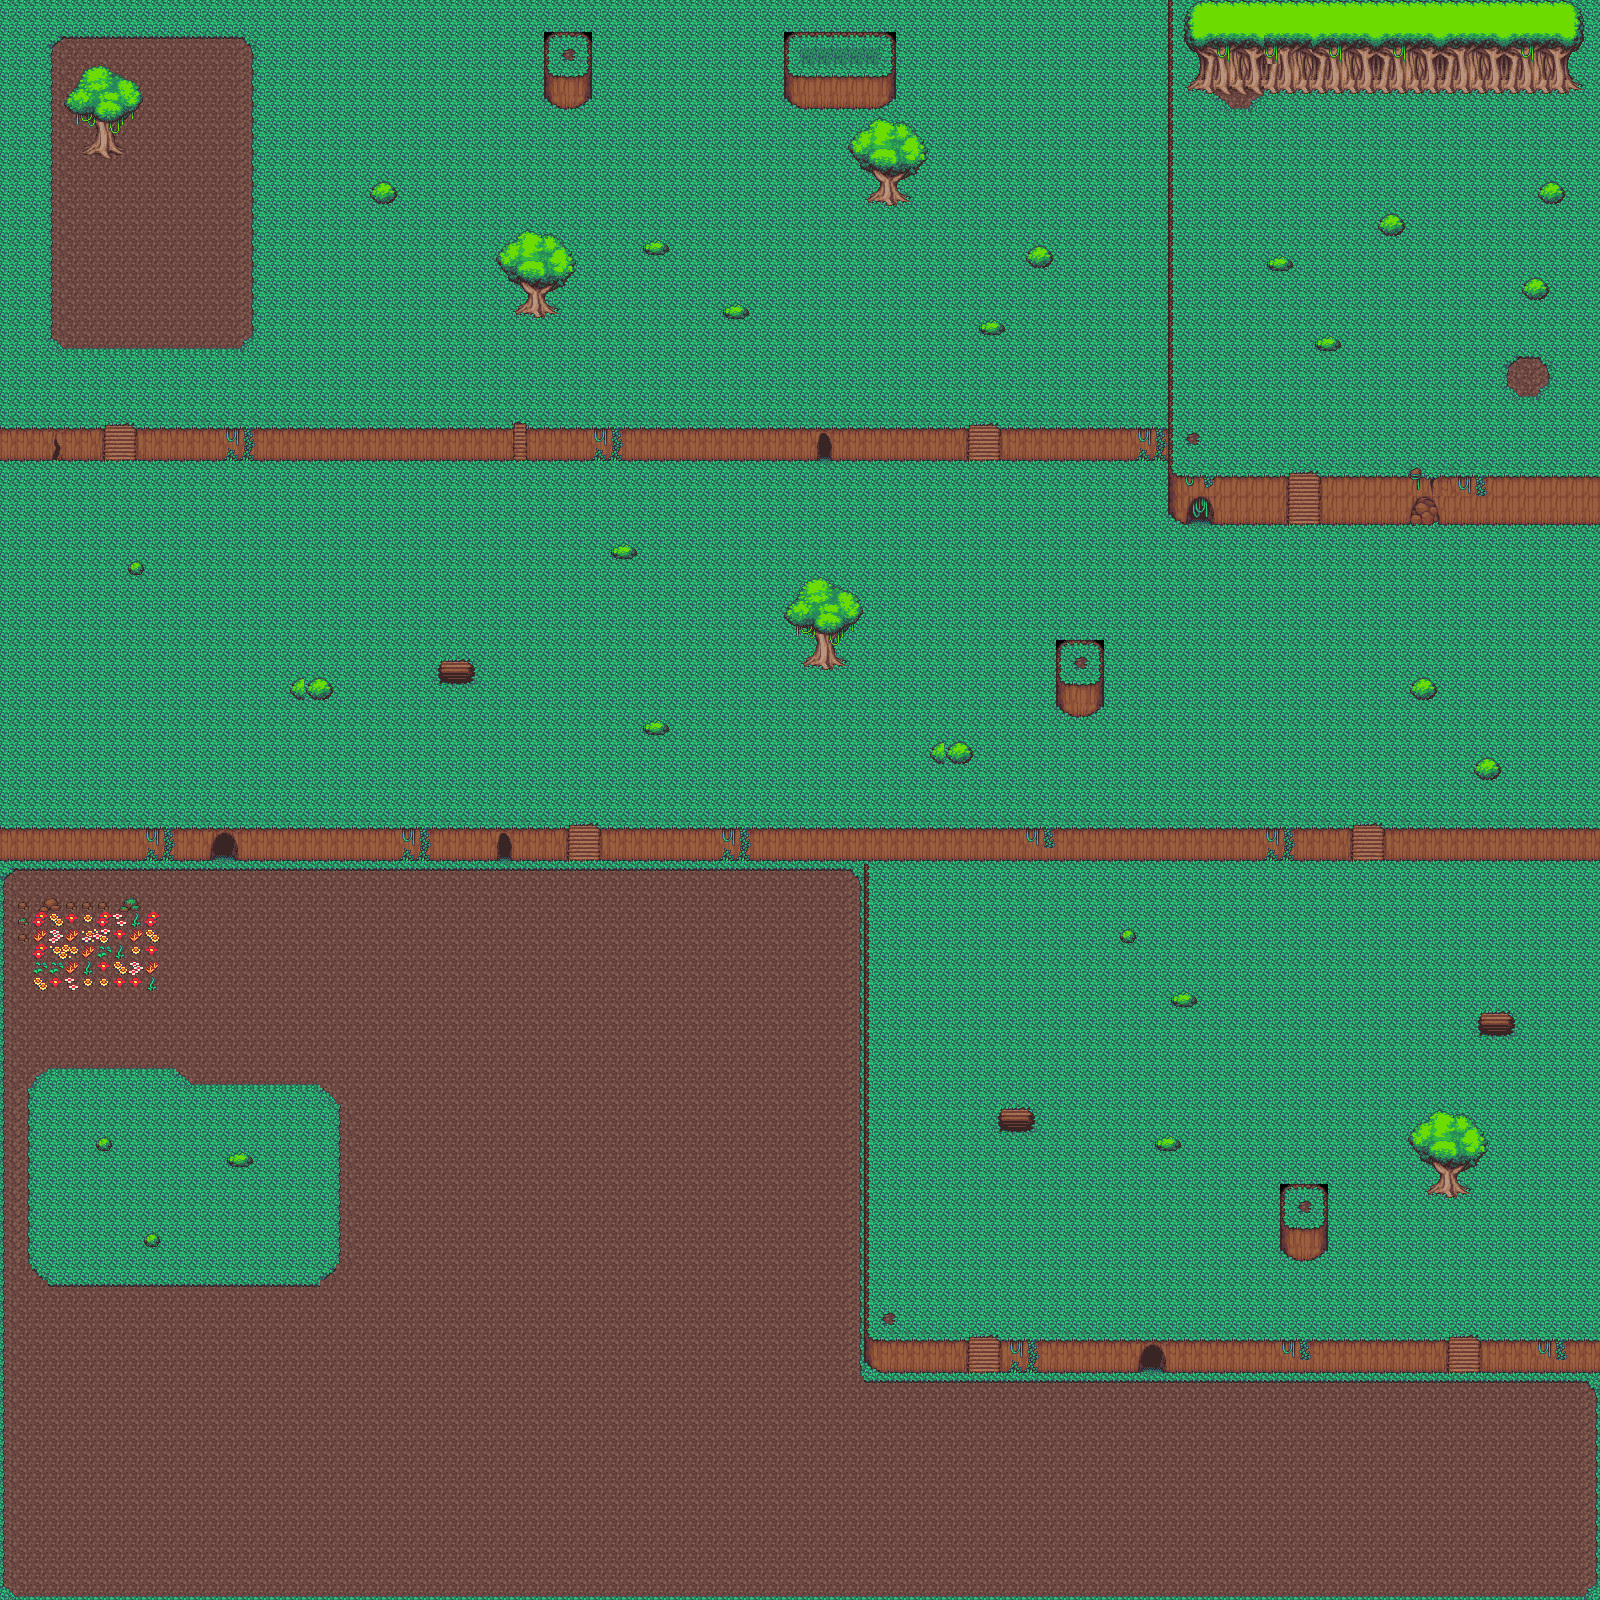

A 2D game scene composited from a Tiled map and its tileset images. What follows is a short description and the map's XML, with each tile layer's data collapsed to a summary:
An orthogonal 100x100 tile map with 16x16 px tiles, 2 tile layers (Tile Layer 1, Tile Layer 2).

<map version="1.2" tiledversion="1.2.0" orientation="orthogonal" renderorder="right-down" width="100" height="100" tilewidth="16" tileheight="16" infinite="0" nextlayerid="3" nextobjectid="1">
 <tileset firstgid="1" name="tf_jungle_tileset" tilewidth="16" tileheight="16" tilecount="462" columns="22">
  <image source="tf_jungle_tileset.png" width="352" height="336" />
  <tile id="133">
   <properties>
    <property name="blocked" value="" />
   </properties>
  </tile>
  <tile id="134">
   <properties>
    <property name="blocked" value="" />
   </properties>
  </tile>
  <tile id="135">
   <properties>
    <property name="blocked" value="" />
   </properties>
  </tile>
  <tile id="136">
   <properties>
    <property name="blocked" value="" />
   </properties>
  </tile>
  <tile id="137">
   <properties>
    <property name="blocked" value="" />
   </properties>
  </tile>
  <tile id="155">
   <properties>
    <property name="blocked" value="" />
   </properties>
  </tile>
  <tile id="156">
   <properties>
    <property name="blocked" value="" />
   </properties>
  </tile>
  <tile id="157">
   <properties>
    <property name="blocked" value="" />
   </properties>
  </tile>
  <tile id="158">
   <properties>
    <property name="blocked" value="" />
   </properties>
  </tile>
  <tile id="159">
   <properties>
    <property name="blocked" value="" />
   </properties>
  </tile>
  <tile id="177">
   <properties>
    <property name="blocked" value="" />
   </properties>
  </tile>
  <tile id="178">
   <properties>
    <property name="blocked" value="" />
   </properties>
  </tile>
  <tile id="179">
   <properties>
    <property name="blocked" value="" />
   </properties>
  </tile>
  <tile id="180">
   <properties>
    <property name="blocked" value="" />
   </properties>
  </tile>
  <tile id="181">
   <properties>
    <property name="blocked" value="" />
   </properties>
  </tile>
  <tile id="182">
   <properties>
    <property name="blocked" value="" />
   </properties>
  </tile>
  <tile id="183">
   <properties>
    <property name="blocked" value="" />
   </properties>
  </tile>
  <tile id="184">
   <properties>
    <property name="blocked" value="" />
   </properties>
  </tile>
  <tile id="199">
   <properties>
    <property name="blocked" value="" />
   </properties>
  </tile>
  <tile id="201">
   <properties>
    <property name="blocked" value="" />
   </properties>
  </tile>
  <tile id="204">
   <properties>
    <property name="blocked" value="" />
   </properties>
  </tile>
  <tile id="205">
   <properties>
    <property name="blocked" value="" />
   </properties>
  </tile>
  <tile id="206">
   <properties>
    <property name="blocked" value="" />
   </properties>
  </tile>
  <tile id="221">
   <properties>
    <property name="blocked" value="" />
   </properties>
  </tile>
  <tile id="222">
   <properties>
    <property name="blocked" value="" />
   </properties>
  </tile>
  <tile id="223">
   <properties>
    <property name="blocked" value="" />
   </properties>
  </tile>
  <tile id="226">
   <properties>
    <property name="blocked" value="" />
   </properties>
  </tile>
  <tile id="227">
   <properties>
    <property name="blocked" value="" />
   </properties>
  </tile>
  <tile id="228">
   <properties>
    <property name="blocked" value="" />
   </properties>
  </tile>
  <tile id="236">
   <properties>
    <property name="blocked" value="" />
   </properties>
  </tile>
  <tile id="237">
   <properties>
    <property name="blocked" value="" />
   </properties>
  </tile>
  <tile id="238">
   <properties>
    <property name="blocked" value="" />
   </properties>
  </tile>
  <tile id="243">
   <properties>
    <property name="blocked" value="" />
   </properties>
  </tile>
  <tile id="244">
   <properties>
    <property name="blocked" value="" />
   </properties>
  </tile>
  <tile id="245">
   <properties>
    <property name="blocked" value="" />
   </properties>
  </tile>
  <tile id="246">
   <properties>
    <property name="blocked" value="" />
   </properties>
  </tile>
  <tile id="247">
   <properties>
    <property name="blocked" value="" />
   </properties>
  </tile>
  <tile id="248">
   <properties>
    <property name="blocked" value="" />
   </properties>
  </tile>
  <tile id="249">
   <properties>
    <property name="blocked" value="" />
   </properties>
  </tile>
  <tile id="250">
   <properties>
    <property name="blocked" value="" />
   </properties>
  </tile>
  <tile id="258">
   <properties>
    <property name="blocked" value="" />
   </properties>
  </tile>
  <tile id="259">
   <properties>
    <property name="blocked" value="" />
   </properties>
  </tile>
  <tile id="260">
   <properties>
    <property name="blocked" value="" />
   </properties>
  </tile>
  <tile id="265">
   <properties>
    <property name="blocked" value="" />
   </properties>
  </tile>
  <tile id="266">
   <properties>
    <property name="blocked" value="" />
   </properties>
  </tile>
  <tile id="267">
   <properties>
    <property name="blocked" value="" />
   </properties>
  </tile>
  <tile id="268">
   <properties>
    <property name="blocked" value="" />
   </properties>
  </tile>
  <tile id="269">
   <properties>
    <property name="blocked" value="" />
   </properties>
  </tile>
  <tile id="270">
   <properties>
    <property name="blocked" value="" />
   </properties>
  </tile>
  <tile id="271">
   <properties>
    <property name="blocked" value="" />
   </properties>
  </tile>
  <tile id="272">
   <properties>
    <property name="blocked" value="" />
   </properties>
  </tile>
  <tile id="275">
   <properties>
    <property name="blocked" value="" />
   </properties>
  </tile>
  <tile id="276">
   <properties>
    <property name="blocked" value="" />
   </properties>
  </tile>
  <tile id="277">
   <properties>
    <property name="blocked" value="" />
   </properties>
  </tile>
  <tile id="280">
   <properties>
    <property name="blocked" value="" />
   </properties>
  </tile>
  <tile id="281">
   <properties>
    <property name="blocked" value="" />
   </properties>
  </tile>
  <tile id="282">
   <properties>
    <property name="blocked" value="" />
   </properties>
  </tile>
  <tile id="287">
   <properties>
    <property name="blocked" value="" />
   </properties>
  </tile>
  <tile id="288">
   <properties>
    <property name="blocked" value="" />
   </properties>
  </tile>
  <tile id="289">
   <properties>
    <property name="blocked" value="" />
   </properties>
  </tile>
  <tile id="290">
   <properties>
    <property name="blocked" value="" />
   </properties>
  </tile>
  <tile id="291">
   <properties>
    <property name="blocked" value="" />
   </properties>
  </tile>
  <tile id="292">
   <properties>
    <property name="blocked" value="" />
   </properties>
  </tile>
  <tile id="293">
   <properties>
    <property name="blocked" value="" />
   </properties>
  </tile>
  <tile id="294">
   <properties>
    <property name="blocked" value="" />
   </properties>
  </tile>
  <tile id="309">
   <properties>
    <property name="blocked" value="" />
   </properties>
  </tile>
  <tile id="310">
   <properties>
    <property name="blocked" value="" />
   </properties>
  </tile>
  <tile id="311">
   <properties>
    <property name="blocked" value="" />
   </properties>
  </tile>
  <tile id="312">
   <properties>
    <property name="blocked" value="" />
   </properties>
  </tile>
  <tile id="313">
   <properties>
    <property name="blocked" value="" />
   </properties>
  </tile>
  <tile id="314">
   <properties>
    <property name="blocked" value="" />
   </properties>
  </tile>
  <tile id="315">
   <properties>
    <property name="blocked" value="" />
   </properties>
  </tile>
  <tile id="316">
   <properties>
    <property name="blocked" value="" />
   </properties>
  </tile>
  <tile id="406">
   <properties>
    <property name="blocked" value="" />
   </properties>
  </tile>
  <tile id="407">
   <properties>
    <property name="blocked" value="" />
   </properties>
  </tile>
  <tile id="414">
   <properties>
    <property name="blocked" value="" />
   </properties>
  </tile>
  <tile id="415">
   <properties>
    <property name="blocked" value="" />
   </properties>
  </tile>
  <tile id="430">
   <properties>
    <property name="blocked" value="" />
   </properties>
  </tile>
  <tile id="431">
   <properties>
    <property name="blocked" value="" />
   </properties>
  </tile>
  <tile id="432">
   <properties>
    <property name="blocked" value="" />
   </properties>
  </tile>
  <tile id="433">
   <properties>
    <property name="blocked" value="" />
   </properties>
  </tile>
  <tile id="434">
   <properties>
    <property name="blocked" value="" />
   </properties>
  </tile>
  <tile id="435">
   <properties>
    <property name="blocked" value="" />
   </properties>
  </tile>
 </tileset>
 <layer id="1" name="Tile Layer 1" width="100" height="100">
  <data>[10000 cells, 10000 non-empty, 83 distinct tile ids]</data>
 </layer>
 <layer id="2" name="Tile Layer 2" width="100" height="100">
  <data>[10000 cells, 364 non-empty, 102 distinct tile ids]</data>
 </layer>
</map>
